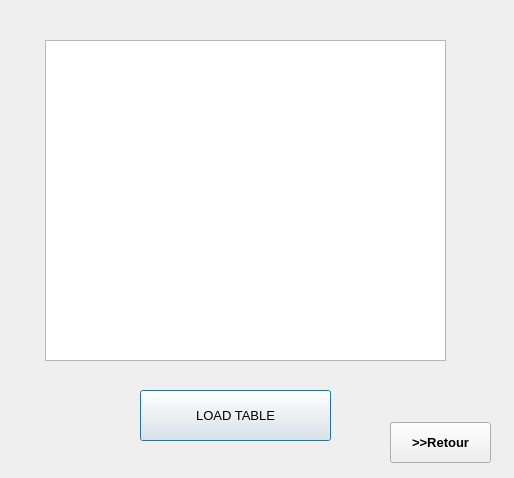
<?xml version="1.0" encoding="UTF-8"?>
<ui version="4.0">
 <class>matiere2</class>
 <widget class="QDialog" name="matiere2">
  <property name="geometry">
   <rect>
    <x>0</x>
    <y>0</y>
    <width>514</width>
    <height>478</height>
   </rect>
  </property>
  <property name="windowTitle">
   <string>Dialog</string>
  </property>
  <widget class="QTableView" name="tableView">
   <property name="geometry">
    <rect>
     <x>45</x>
     <y>40</y>
     <width>401</width>
     <height>321</height>
    </rect>
   </property>
  </widget>
  <widget class="QPushButton" name="matiere2_2">
   <property name="geometry">
    <rect>
     <x>140</x>
     <y>390</y>
     <width>191</width>
     <height>51</height>
    </rect>
   </property>
   <property name="font">
    <font>
     <pointsize>10</pointsize>
    </font>
   </property>
   <property name="text">
    <string>LOAD TABLE</string>
   </property>
  </widget>
  <widget class="QPushButton" name="pushButton">
   <property name="geometry">
    <rect>
     <x>390</x>
     <y>422</y>
     <width>101</width>
     <height>41</height>
    </rect>
   </property>
   <property name="font">
    <font>
     <pointsize>10</pointsize>
     <weight>75</weight>
     <bold>true</bold>
    </font>
   </property>
   <property name="text">
    <string>&gt;&gt;Retour</string>
   </property>
  </widget>
 </widget>
 <resources/>
 <connections/>
</ui>
